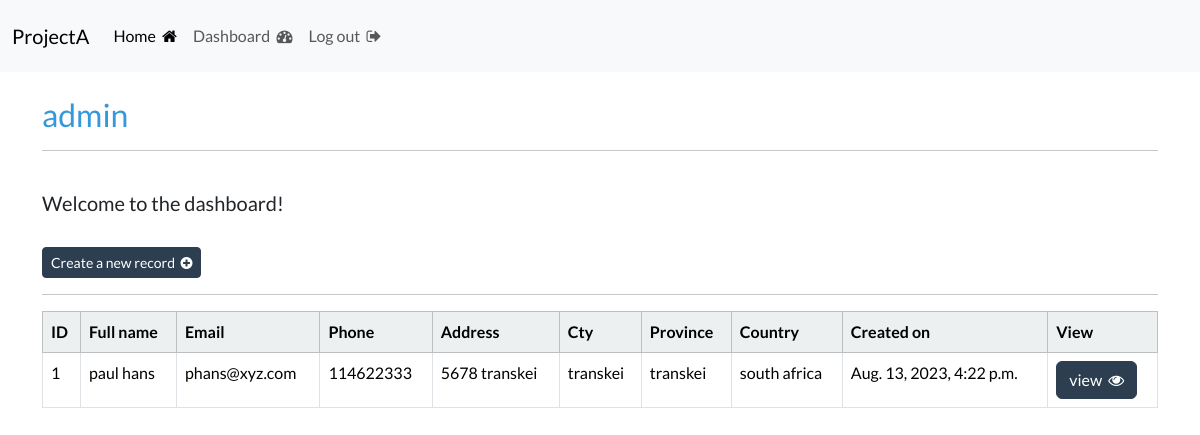
/dashboard/ (signed in), run on an earlier commit of the app's database.
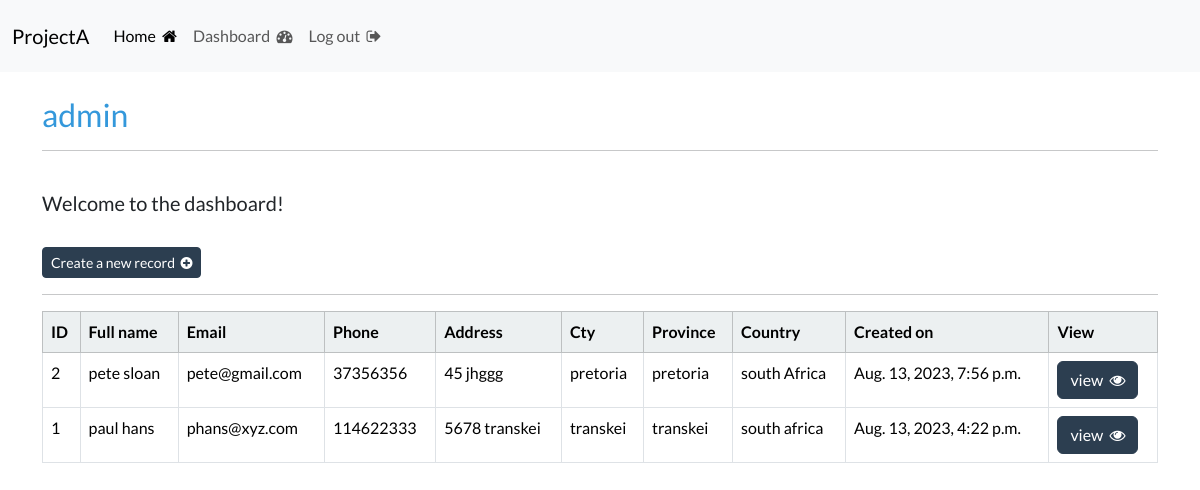
And on a later commit of the database.
### webapp/models.py (models this page shows, shortened)
class Record(models.Model):
    creation_date = models.DateTimeField(auto_now_add=True)
    first_name = models.CharField(max_length=100)
    last_name = models.CharField(max_length=100)
    email = models.EmailField()
    phone = models.BigIntegerField()
    address = models.CharField(max_length=255)
    city = models.CharField(max_length=100)
    province = models.CharField(max_length=100)
    country = models.CharField(max_length=100)
    class Meta:
        ordering = ('-creation_date',)

### webapp/views.py (the view)
# urls.py: path('dashboard/', views.dashboard, name='dashboard'),
@login_required(login_url='login')
def dashboard(request):
    my_records = Record.objects.all()
    context = {
        'records': my_records
    }
    return render(request, 'webapp/dashboard.html', context)

### webapp/templates/webapp/dashboard.html (shortened to what this page needs)
{% extends 'webapp/base.html' %}
{% load crispy_forms_tags %}
{% block content %}
    <h3 class="text-right text-info">{{ user }}</h3>
    <hr>
    <br>
    <h5>Welcome to the dashboard!</h5>
    <br>
    <a href="{% url 'create_record' %}" class="btn btn-primary btn-sm">Create a new record &nbsp;<i class="fa fa-plus-circle" aria-hidden="true"></i></a>
    <hr>
    <table class="table table-hover table-bordered">
        <thead class="table-light">
            <tr>
                <th scope="col"> ID </th>
                <th scope="col"> Full name </th>
                <th scope="col"> Email </th>
                <th scope="col"> Phone </th>
                <th scope="col"> Address </th>
                <th scope="col"> Cty </th>
                <th scope="col"> Province </th>
                <th scope="col"> Country </th>
                <th scope="col"> Created on </th>
                <th scope="col"> View </th>
            </tr>
        </thead>
        <tbody>
            {% if records %}
                {% for record in records %}
                    <tr>
                        <td>{{ record.id }}</td>
                        <td>{{ record.first_name }} {{ record.last_name }}</td>
                        <td>{{ record.email }}</td>
                        <td>{{ record.phone }}</td>
                        <td>{{ record.address }}</td>
                        <td>{{ record.city }}</td>
                        <td>{{ record.province }}</td>
                        <td>{{ record.country }}</td>
                        <td>{{ record.creation_date }}</td>
                        <td><a class="btn btn-primary" href="{% url 'view-record' record.id %}">view &nbsp;<i class="fa fa-eye" aria-hidden="true"></i></a></td>
                    </tr>
                {% endfor %}
            {% endif %}
        </tbody>
    </table>
{% endblock %}

What changed in the data, as far as the page shows it:
added Record: id "2", first_name "pete", last_name "sloan", email "pete@gmail.com", phone "37356356", address "45 jhggg", city "pretoria", province "pretoria", country "south Africa", creation_date "Aug. 13, 2023, 7:56 p.m."
